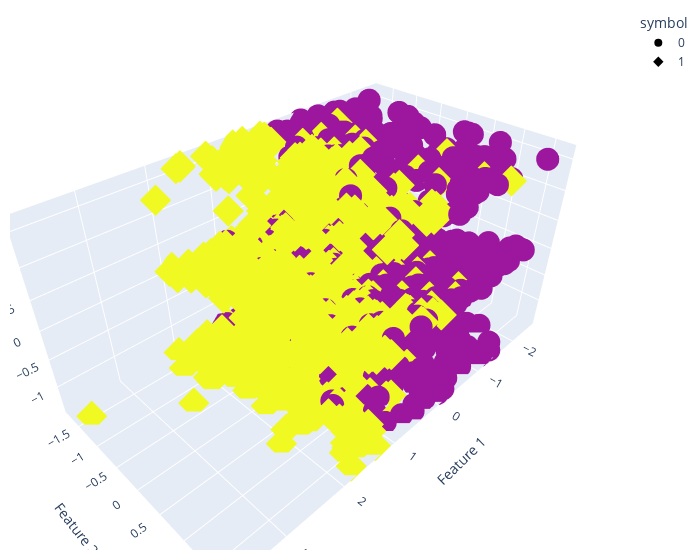

Source (notebook cell):
### Code cell
fig = px.scatter_3d(df_cluster_scaled_1,x=df_cluster_scaled_1[:,0],
                    y=df_cluster_scaled_1[:,1],z=df_cluster_scaled_1[:,5],
                    opacity=1,
                    size_max=18,
                    symbol=km.labels_,
                    color=km.labels_) # color=km.labels_, symbol=km.labels_

fig.update_layout(scene = dict(
                    xaxis_title='Feature 1',
                    yaxis_title='Feature 2',
                    zaxis_title='Others Features'),
                    width=700,
                    margin=dict(r=20, b=10, l=10, t=10)
                    )

# Hide colorbar axis
fig.update_layout(coloraxis_showscale=False)
# fig.update_traces(marker={'colorbar_xpad':0,
#                         'showscale':False})

fig.show()

### Figure 1 — Plotly figure (JSON) as saved in the notebook; plotly's stock layout.template omitted (floating-point values rounded to 4 significant figures; data arrays with more than 128 entries replaced by an {"elided": "..."} marker saying what was removed)
{"data": [{"hovertemplate": "symbol=0<br>x=%{x}<br>y=%{y}<br>z=%{z}<br>color=%{marker.color}<extra></extra>", "legendgroup": "0", "marker": {"color": {"elided": "993 int values"}, "coloraxis": "coloraxis", "opacity": 1, "symbol": "circle"}, "mode": "markers", "name": "0", "scene": "scene", "showlegend": true, "type": "scatter3d", "x": {"elided": "993 float values"}, "y": {"elided": "993 float values"}, "z": {"elided": "993 float values"}}, {"hovertemplate": "symbol=1<br>x=%{x}<br>y=%{y}<br>z=%{z}<br>color=%{marker.color}<extra></extra>", "legendgroup": "1", "marker": {"color": {"elided": "620 int values"}, "coloraxis": "coloraxis", "opacity": 1, "symbol": "diamond"}, "mode": "markers", "name": "1", "scene": "scene", "showlegend": true, "type": "scatter3d", "x": {"elided": "620 float values"}, "y": {"elided": "620 float values"}, "z": {"elided": "620 float values"}}], "layout": {"coloraxis": {"colorbar": {"title": {"text": "color"}}, "colorscale": [[0, "#0d0887"], [0.1111, "#46039f"], [0.2222, "#7201a8"], [0.3333, "#9c179e"], [0.4444, "#bd3786"], [0.5556, "#d8576b"], [0.6667, "#ed7953"], [0.7778, "#fb9f3a"], [0.8889, "#fdca26"], [1, "#f0f921"]], "showscale": false}, "legend": {"title": {"text": "symbol"}, "tracegroupgap": 0}, "margin": {"b": 10, "l": 10, "r": 20, "t": 10}, "scene": {"domain": {"x": [0, 1], "y": [0, 1]}, "xaxis": {"title": {"text": "Feature 1"}}, "yaxis": {"title": {"text": "Feature 2"}}, "zaxis": {"title": {"text": "Others Features"}}}, "width": 700}}
